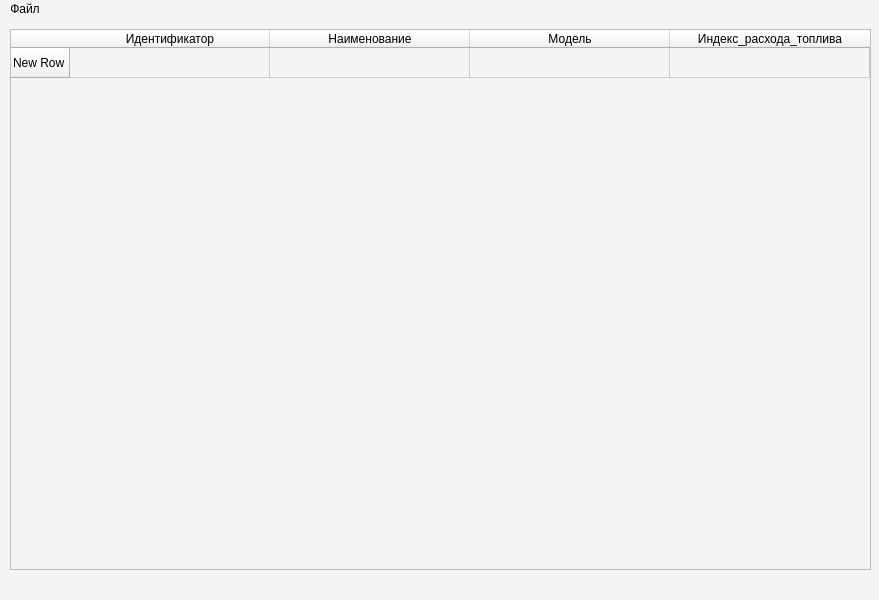
<?xml version="1.0" encoding="UTF-8"?>
<ui version="4.0">
 <class>MainWindow</class>
 <widget class="QMainWindow" name="MainWindow">
  <property name="geometry">
   <rect>
    <x>0</x>
    <y>0</y>
    <width>879</width>
    <height>600</height>
   </rect>
  </property>
  <property name="windowTitle">
   <string>Аналитика по расходу топлива</string>
  </property>
  <property name="styleSheet">
   <string notr="true">background-color:rgb(245,245,245);</string>
  </property>
  <widget class="QWidget" name="centralwidget">
   <widget class="QTableWidget" name="tableWidget">
    <property name="geometry">
     <rect>
      <x>10</x>
      <y>10</y>
      <width>861</width>
      <height>541</height>
     </rect>
    </property>
    <property name="styleSheet">
     <string notr="true">QTableWidget::setStyle(&quot;fusion&quot;);</string>
    </property>
    <property name="editTriggers">
     <set>QAbstractItemView::NoEditTriggers</set>
    </property>
    <property name="alternatingRowColors">
     <bool>false</bool>
    </property>
    <attribute name="horizontalHeaderDefaultSectionSize">
     <number>200</number>
    </attribute>
    <attribute name="horizontalHeaderMinimumSectionSize">
     <number>200</number>
    </attribute>
    <row>
     <property name="text">
      <string>New Row</string>
     </property>
    </row>
    <column>
     <property name="text">
      <string>Идентификатор</string>
     </property>
    </column>
    <column>
     <property name="text">
      <string>Наименование</string>
     </property>
    </column>
    <column>
     <property name="text">
      <string>Модель</string>
     </property>
    </column>
    <column>
     <property name="text">
      <string>Индекс_расхода_топлива</string>
     </property>
    </column>
   </widget>
  </widget>
  <widget class="QMenuBar" name="menubar">
   <property name="geometry">
    <rect>
     <x>0</x>
     <y>0</y>
     <width>879</width>
     <height>22</height>
    </rect>
   </property>
   <widget class="QMenu" name="menu">
    <property name="title">
     <string>Файл</string>
    </property>
   </widget>
   <addaction name="menu"/>
  </widget>
  <widget class="QStatusBar" name="statusbar"/>
 </widget>
 <resources/>
 <connections/>
</ui>
